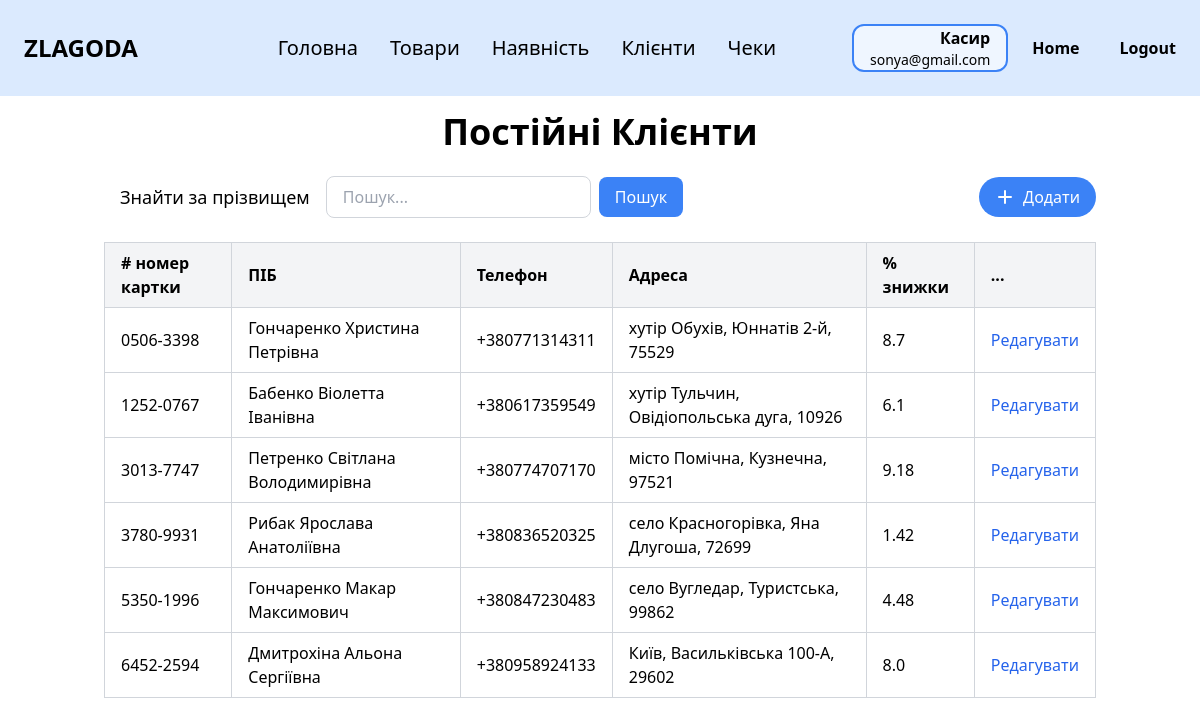
Page /clients (signed in) on the committed database.
### tables this page shows
CREATE TABLE employee (
                id INTEGER PRIMARY KEY,
                last_name TEXT NOT NULL,
                first_name TEXT NOT NULL,
                middle_name TEXT,
                position TEXT NOT NULL,
                salary REAL NOT NULL,
                start_date DATE NOT NULL,
                birth_date DATE NOT NULL,
                phone TEXT NOT NULL,
                city TEXT NOT NULL,
                street TEXT NOT NULL,
                postal_code TEXT NOT NULL,
                password TEXT NOT NULL,
                email TEXT NOT NULL UNIQUE
            );

CREATE TABLE customer_card (
                card_number TEXT PRIMARY KEY,
                last_name TEXT NOT NULL,
                first_name TEXT NOT NULL,
                middle_name TEXT,
                phone TEXT NOT NULL,
                city TEXT NOT NULL,
                street TEXT NOT NULL,
                postal_code TEXT NOT NULL,
                discount_percent REAL DEFAULT 0
            );

### zlg_website/views/clients.py (the view, shortened to what this page needs)
@views.route('/clients')
@login_required
def clients():
   search_query = request.args.get('search', '')
   city_filter = request.args.get('city')
   sort = request.args.get('sort')
   order = request.args.get('order', 'asc')
   base_query = "SELECT * FROM customer_card"
   filters = []
   params = {}
   if city_filter:
       filters.append("city ILIKE :city")
       params['city'] = f"%{city_filter}%"
   if filters:
       base_query += " WHERE " + " AND ".join(filters)
   if sort == 'last_name':
       base_query += f" ORDER BY last_name {'DESC' if order == 'desc' else 'ASC'}"
   else:
       base_query += " ORDER BY card_number ASC"
   result = db.session.execute(text(base_query), params)
   clients = [dict(row._mapping) for row in result.fetchall()]
   return render_template("clients.html", user=current_user, clients=clients,
                          current_city=city_filter, search_query=search_query)

### zlg_website/__init__.py (called while the page is built)
def create_app():
    app = Flask(__name__)
    app.config['SECRET_KEY'] = 'zlagoda'
    app.config['SQLALCHEMY_DATABASE_URI'] = f'sqlite:///{os.path.join(app.instance_path, DB_NAME)}'
    app.config['SQLALCHEMY_TRACK_MODIFICATIONS'] = False
    db.init_app(app)
    from .views import views
    from .auth import auth
    app.register_blueprint(views, url_prefix='/')
    app.register_blueprint(auth, url_prefix='/')
    from .models import Employee, Category, Product
    with app.app_context():
        if database_is_empty(app):
            create_database(app)
    login_manager = LoginManager()
    login_manager.login_view = 'auth.login'
    login_manager.init_app(app)
    @login_manager.user_loader
    def load_user(id):
        return Employee.get_by_id(id)
    return app

### zlg_website/models.py (called while the page is built)
   @staticmethod
   def get_by_id(id):
       result = db.session.execute(text("SELECT * FROM employee WHERE id = :id"), {"id": id}).fetchone()
       if result:
           return Employee(
               id=result.id,
               last_name=result.last_name,
               first_name=result.first_name,
               middle_name=result.middle_name,
               position=result.position,
               salary=result.salary,
               start_date=result.start_date,
               birth_date=result.birth_date,
               phone=result.phone,
               city=result.city,
               street=result.street,
               postal_code=result.postal_code,
               password=result.password,
               email=result.email
           )
       return None

### zlg_website/templates/clients.html (shortened to what this page needs)
{% extends "base.html" %}
{% block content %}
<div class="py-4">
    <h1 class="text-4xl font-bold mb-6 text-center">Постійні Клієнти</h1>
    <div class="flex justify-between items-center mb-6">
        <div class="flex items-center">
            {% if user.position == 'Менеджер' %}
            <p class="mr-4 ml-4 text-lg">Знайти за % знижки</p>
            {% elif user.position == 'Касир' %}
            <p class="mr-4 ml-4 text-lg">Знайти за прізвищем</p>
            {% endif %}
            <form method="GET" action="{{ url_for('views.clients') }}" class="flex items-center" id="search-form">
                <input
                        type="text"
                        name="search"
                        placeholder="Пошук..."
                        value="{{ request.args.get('search', '') }}"
                        class="px-4 py-2 border border-gray-300 rounded-lg focus:outline-none focus:ring-2 focus:ring-blue-500"
                />
                <button type="submit" class="ml-2 px-4 py-2 bg-blue-500 text-white rounded-lg hover:bg-blue-600">Пошук
                </button>
            </form>
        </div>
        <div class="flex space-x-4">
            <a href="{{ url_for('views.add_client') }}">
                <button class="flex items-center px-4 py-2 bg-blue-500 text-white rounded-full hover:bg-blue-600">
                    <svg xmlns="http://www.w3.org/2000/svg" class="h-5 w-5 mr-2" viewBox="0 0 20 20" fill="currentColor">
                        <path fill-rule="evenodd"
                              d="M10 3a1 1 0 011 1v5h5a1 1 0 110 2h-5v5a1 1 0 11-2 0v-5H4a1 1 0 110-2h5V4a1 1 0 011-1z"
                              clip-rule="evenodd"/>
                    </svg>
                    Додати
                </button>
            </a>
        </div>
    </div>
    <div class="overflow-x-auto">
        <table class="min-w-full border-collapse border border-gray-300">
            <thead>
            <tr class="bg-gray-100">
                <th class="border border-gray-300 px-4 py-2 text-left"># номер картки</th>
                <th class="border border-gray-300 px-4 py-2 text-left">
                    <a href="{{ url_for('views.clients', search=request.args.get('search'), sort='last_name', order='asc' if request.args.get('order') == 'desc' else 'desc') }}"
                       class="hover:underline">
                        ПІБ
                    </a>
                </th>
                <th class="border border-gray-300 px-4 py-2 text-left">Телефон</th>
                <th class="border border-gray-300 px-4 py-2 text-left">Адреса</th>
                <th class="border border-gray-300 px-4 py-2 text-left">% знижки</th>
                <th class="border border-gray-300 px-4 py-2 text-left">...</th>
            </tr>
            </thead>
            <tbody>
            {% if clients %}
            {% for client in clients %}
            <tr>
                <td class="border border-gray-300 px-4 py-2">{{ client.card_number }}</td>
                <td class="border border-gray-300 px-4 py-2">{{ client.last_name }} {{ client.first_name }} {{ client.middle_name }}</td>
                <td class="border border-gray-300 px-4 py-2">{{ client.phone }}</td>
                <td class="border border-gray-300 px-4 py-2">
                    {{ (client.city or '') + (', ' if client.city and client.street else '') + (client.street or '') +
                    (', ' if (client.city or client.street) and client.postal_code else '') + (client.postal_code or '') }}
                </td>
                <td class="border border-gray-300 px-4 py-2">{{ client.discount_percent }}</td>
                <td class="border border-gray-300 px-4 py-2">
                    <div class="flex flex-col space-y-1">
                        <a href="{{ url_for('views.edit_client', client_id=client.card_number) }}" class="text-blue-600 hover:underline">Редагувати</a>
                    </div>
                </td>
            </tr>
            {% endfor %}
            {% else %}
            <tr>
                <td colspan="6" class="text-center py-4 text-gray-500">Клієнтів не знайдено</td>
            </tr>
            {% endif %}
            </tbody>
        </table>
    </div>
</div>
{% endblock %}

### zlg_website/templates/base.html (shortened to what this page needs)
<!DOCTYPE html>
<html lang="en">
<head>
    <link rel="stylesheet" href="https://cdn.jsdelivr.net/npm/tailwindcss@2.2.19/dist/tailwind.min.css">
</head>
<body class="bg-white text-black">
<nav class="bg-blue-100 p-6">
    <div class="flex items-center justify-between">
        <div class="text-black text-2xl font-black mr-16">ZLAGODA</div>
        {% if user.is_authenticated %}
        <div class="flex gap-8 max-md:gap-5 max-sm:hidden">
            <a href="/" class="text-xl cursor-pointer max-md:text-base">Головна</a>
            {% if user.position == 'Менеджер' %}
            <a href="/employees" class="text-xl cursor-pointer max-md:text-base">Працівники</a>
            <a href="/categories" class="text-xl cursor-pointer max-md:text-base">Категорії</a>
            <a href="/products" class="text-xl cursor-pointer max-md:text-base">Товари</a>
            <a href="/stock" class="text-xl cursor-pointer max-md:text-base">Наявність</a>
            <a href="/clients" class="text-xl cursor-pointer max-md:text-base">Клієнти</a>
            <a href="/receipts" class="text-xl cursor-pointer max-md:text-base">Чеки</a>
            {% elif user.position == 'Касир' %}
            <a href="/products" class="text-xl cursor-pointer max-md:text-base">Товари</a>
            <a href="/stock" class="text-xl cursor-pointer max-md:text-base">Наявність</a>
            <a href="/clients" class="text-xl cursor-pointer max-md:text-base">Клієнти</a>
            <a href="/receipts" class="text-xl cursor-pointer max-md:text-base">Чеки</a>
            {% endif %}
        </div>
        {% endif %}
        {% if user.is_authenticated %}
        <div class="flex items-center gap-6">
            <div class="px-4 border-2 border-blue-500 rounded-xl bg-blue-50 text-right">
                <p class="text-base font-semibold">
                    {% if user.position == 'Касир' %}
                    Касир
                    {% elif user.position == 'Менеджер' %}
                    Менеджер
                    {% else %}
                    {{ user.position }}
                    {% endif %}
                </p>
                <p class="text-sm">{{ user.email }}</p>
            </div>
            <a href="/welcome" class="text-black font-bold mr-4">Home</a>
            <a href="/logout" class="text-black font-bold">Logout</a>
        </div>
        {% else %}
        <a href="/login" class="text-black font-bold">Login</a>
        {% endif %}
    </div>
</nav>
<div class="container mx-auto px-4">
    {% block content %}{% endblock %}
</div>
</body>
</html>

### rows in the picture
employee: email "sonya@gmail.com"
customer_card: card_number "0506-3398", last_name "Гончаренко", first_name "Христина", middle_name "Петрівна", phone "+380771314311", city+street+postal_code "хутір Обухів, Юннатів 2-й, 75529", discount_percent "8.7"
customer_card: card_number "1252-0767", last_name "Бабенко", first_name "Віолетта", middle_name "Іванівна", phone "+380617359549", city+street+postal_code "хутір Тульчин, Овідіопольська дуга, 10926", discount_percent "6.1"
customer_card: card_number "3013-7747", last_name "Петренко", first_name "Світлана", middle_name "Володимирівна", phone "+380774707170", city+street+postal_code "місто Помічна, Кузнечна, 97521", discount_percent "9.18"
customer_card: card_number "3780-9931", last_name "Рибак", first_name "Ярослава", middle_name "Анатоліївна", phone "+380836520325", city+street+postal_code "село Красногорівка, Яна Длугоша, 72699", discount_percent "1.42"
customer_card: card_number "5350-1996", last_name "Гончаренко", first_name "Макар", middle_name "Максимович", phone "+380847230483", city+street+postal_code "село Вугледар, Туристська, 99862", discount_percent "4.48"
customer_card: card_number "6452-2594", last_name "Дмитрохіна", first_name "Альона", middle_name "Сергіївна", phone "+380958924133", city+street+postal_code "Київ, Васильківська 100-А, 29602", discount_percent "8.0"
